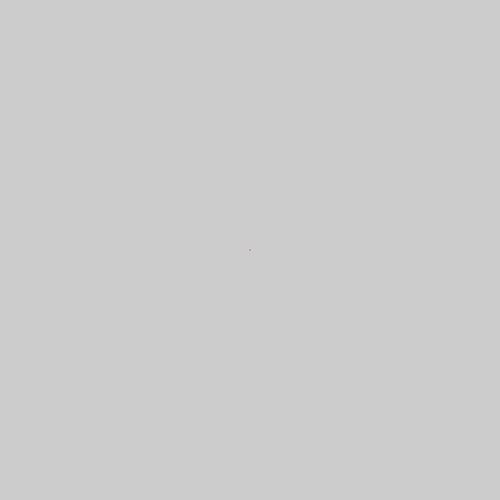
Frame 1 (no input)
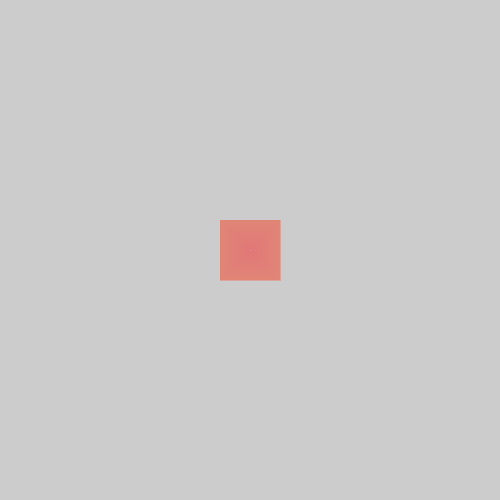
Frame 60 (the mouse pressed at the canvas centre just before this capture)
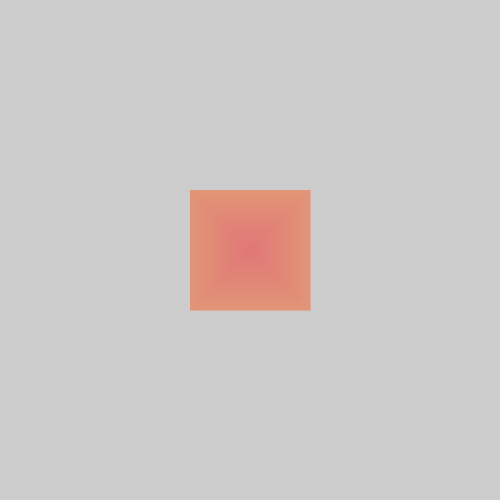
Frame 120 (the mouse held since frame 60 and released just before this capture)

The Processing sketch that drew these frames (run headless with seeded random() and noise(); from frame 60 on, the mouse is pressed at the canvas centre):

// Processing sketch: Abstract
// ── Abstract.pde
int f,n=500,m=250,x=m,y=m,c=m;
void setup(){size(500,500);noFill();colorMode(HSB,m);clear();frameRate(99);rectMode(3);}
void draw(){
 stroke(f++/10f%m,m,m,59);
 if(c==250){square(x,y,f%m);
 }else{ circle(x,y,f%n);}
 if(f%c==0){c=c==m?n:m;x=(int)random(n);y=(int)random(n);}}//#p54
